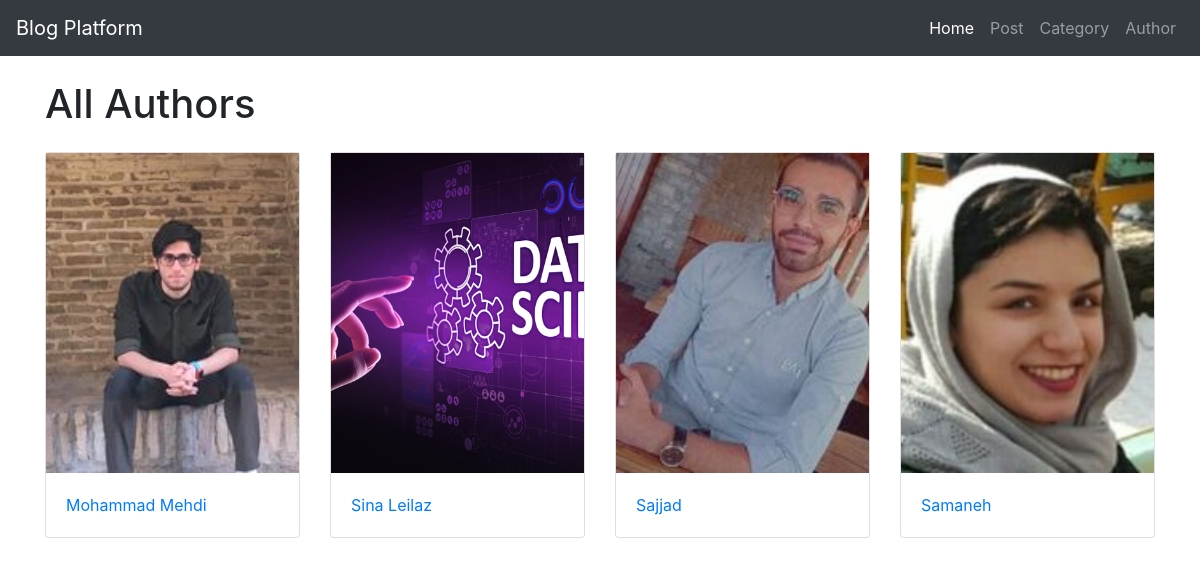
Page /author/ on the committed database.
### author/models.py (models this page shows, shortened)
class Author(models.Model):
    name=models.CharField(max_length=255,null=False)
    bio=models.TextField()
    image=models.ImageField(upload_to='author_images/',blank=True,null=True)

### author/views.py (the view)
# urls.py: path("author/", views.all_author, name="all_author"),
def all_author(request):
    authors = Author.objects.all()
    context = {"authors": authors}
    return render(request, "author.html", context)

### author/templates/author.html
{% extends 'base.html' %}
{% block content %}
    <div class="container">
        <h1 class="mb-4">All Authors</h1>
        <div class="row">
            {% for author in authors %}
            <div class="col-md-3">
                <div class="card mb-3" >
                    {% if author.image %}
                        <img src="{{ author.image.url }}" class="img-fluid rounded-start  img-fluid" alt="{{ author.name }}" style="height: 20rem; width: 40rem; object-fit: cover; ">
                    {% endif%}
                    <div class="card-body">
                            <a class="card-title" href="{%url 'author_details' author.pk %}">{{ author.name }}<a>
                        </div>
                    </div>
                </div>
            {% endfor %}
        </div>
    </div>
{% endblock %}

### rows in the picture
Author: image (picture), name "Mohammad Mehdi"
Author: image (picture), name "Sina Leilaz"
Author: image (picture), name "Sajjad"
Author: image (picture), name "Samaneh"
